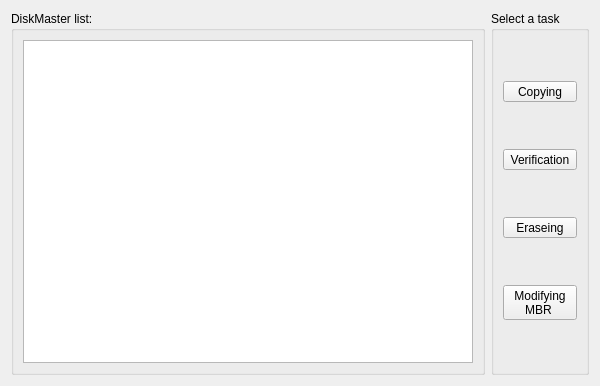
<?xml version="1.0" encoding="UTF-8"?>
<ui version="4.0">
 <class>MainTaskWidget</class>
 <widget class="QWidget" name="MainTaskWidget">
  <property name="enabled">
   <bool>true</bool>
  </property>
  <property name="geometry">
   <rect>
    <x>0</x>
    <y>0</y>
    <width>600</width>
    <height>386</height>
   </rect>
  </property>
  <property name="minimumSize">
   <size>
    <width>600</width>
    <height>200</height>
   </size>
  </property>
  <property name="windowTitle">
   <string>Form</string>
  </property>
  <layout class="QGridLayout" name="gridLayout">
   <item row="0" column="0">
    <widget class="QGroupBox" name="groupBox">
     <property name="title">
      <string>DiskMaster list:</string>
     </property>
     <layout class="QHBoxLayout" name="horizontalLayout">
      <item>
       <widget class="QTreeView" name="treeView">
        <property name="font">
         <font>
          <family>MS Shell Dlg 2</family>
          <pointsize>8</pointsize>
          <weight>50</weight>
          <bold>false</bold>
          <stylestrategy>PreferAntialias</stylestrategy>
         </font>
        </property>
        <property name="selectionMode">
         <enum>QAbstractItemView::SingleSelection</enum>
        </property>
        <property name="selectionBehavior">
         <enum>QAbstractItemView::SelectRows</enum>
        </property>
        <property name="iconSize">
         <size>
          <width>20</width>
          <height>20</height>
         </size>
        </property>
        <property name="indentation">
         <number>20</number>
        </property>
        <property name="rootIsDecorated">
         <bool>true</bool>
        </property>
        <property name="uniformRowHeights">
         <bool>false</bool>
        </property>
        <property name="animated">
         <bool>true</bool>
        </property>
       </widget>
      </item>
     </layout>
    </widget>
   </item>
   <item row="0" column="1">
    <widget class="QGroupBox" name="groupBox_2">
     <property name="sizePolicy">
      <sizepolicy hsizetype="Fixed" vsizetype="Preferred">
       <horstretch>0</horstretch>
       <verstretch>0</verstretch>
      </sizepolicy>
     </property>
     <property name="title">
      <string>Select a task</string>
     </property>
     <layout class="QVBoxLayout" name="verticalLayout">
      <item>
       <widget class="QToolButton" name="CopylButton">
        <property name="sizePolicy">
         <sizepolicy hsizetype="Preferred" vsizetype="Fixed">
          <horstretch>0</horstretch>
          <verstretch>0</verstretch>
         </sizepolicy>
        </property>
        <property name="text">
         <string>Copying</string>
        </property>
        <property name="icon">
         <iconset resource="diskmasterui.qrc">
          <normaloff>:/DiskMasterUI/icons/copy_disk.png</normaloff>:/DiskMasterUI/icons/copy_disk.png</iconset>
        </property>
        <property name="toolButtonStyle">
         <enum>Qt::ToolButtonTextUnderIcon</enum>
        </property>
       </widget>
      </item>
      <item>
       <widget class="QToolButton" name="VerifylButton">
        <property name="sizePolicy">
         <sizepolicy hsizetype="Preferred" vsizetype="Fixed">
          <horstretch>0</horstretch>
          <verstretch>0</verstretch>
         </sizepolicy>
        </property>
        <property name="text">
         <string>Verification</string>
        </property>
        <property name="icon">
         <iconset resource="diskmasterui.qrc">
          <normaloff>:/DiskMasterUI/icons/verify_task.png</normaloff>:/DiskMasterUI/icons/verify_task.png</iconset>
        </property>
        <property name="toolButtonStyle">
         <enum>Qt::ToolButtonTextUnderIcon</enum>
        </property>
       </widget>
      </item>
      <item>
       <widget class="QToolButton" name="EraseButton">
        <property name="sizePolicy">
         <sizepolicy hsizetype="Preferred" vsizetype="Fixed">
          <horstretch>0</horstretch>
          <verstretch>0</verstretch>
         </sizepolicy>
        </property>
        <property name="text">
         <string>Eraseing</string>
        </property>
        <property name="icon">
         <iconset resource="diskmasterui.qrc">
          <normaloff>:/DiskMasterUI/icons/erase_task.png</normaloff>:/DiskMasterUI/icons/erase_task.png</iconset>
        </property>
        <property name="toolButtonStyle">
         <enum>Qt::ToolButtonTextUnderIcon</enum>
        </property>
       </widget>
      </item>
      <item>
       <widget class="QToolButton" name="modifyMBRButton">
        <property name="enabled">
         <bool>true</bool>
        </property>
        <property name="sizePolicy">
         <sizepolicy hsizetype="Preferred" vsizetype="Fixed">
          <horstretch>0</horstretch>
          <verstretch>0</verstretch>
         </sizepolicy>
        </property>
        <property name="text">
         <string>Modifying
MBR </string>
        </property>
       </widget>
      </item>
     </layout>
    </widget>
   </item>
  </layout>
 </widget>
 <resources>
  <include location="diskmasterui.qrc"/>
 </resources>
 <connections>
  <connection>
   <sender>treeView</sender>
   <signal>doubleClicked(QModelIndex)</signal>
   <receiver>MainTaskWidget</receiver>
   <slot>Double_Clicked(QModelIndex)</slot>
   <hints>
    <hint type="sourcelabel">
     <x>202</x>
     <y>233</y>
    </hint>
    <hint type="destinationlabel">
     <x>3</x>
     <y>232</y>
    </hint>
   </hints>
  </connection>
 </connections>
 <slots>
  <slot>ElementClicked(QModelIndex)</slot>
  <slot>Double_Clicked(QModelIndex)</slot>
 </slots>
</ui>
